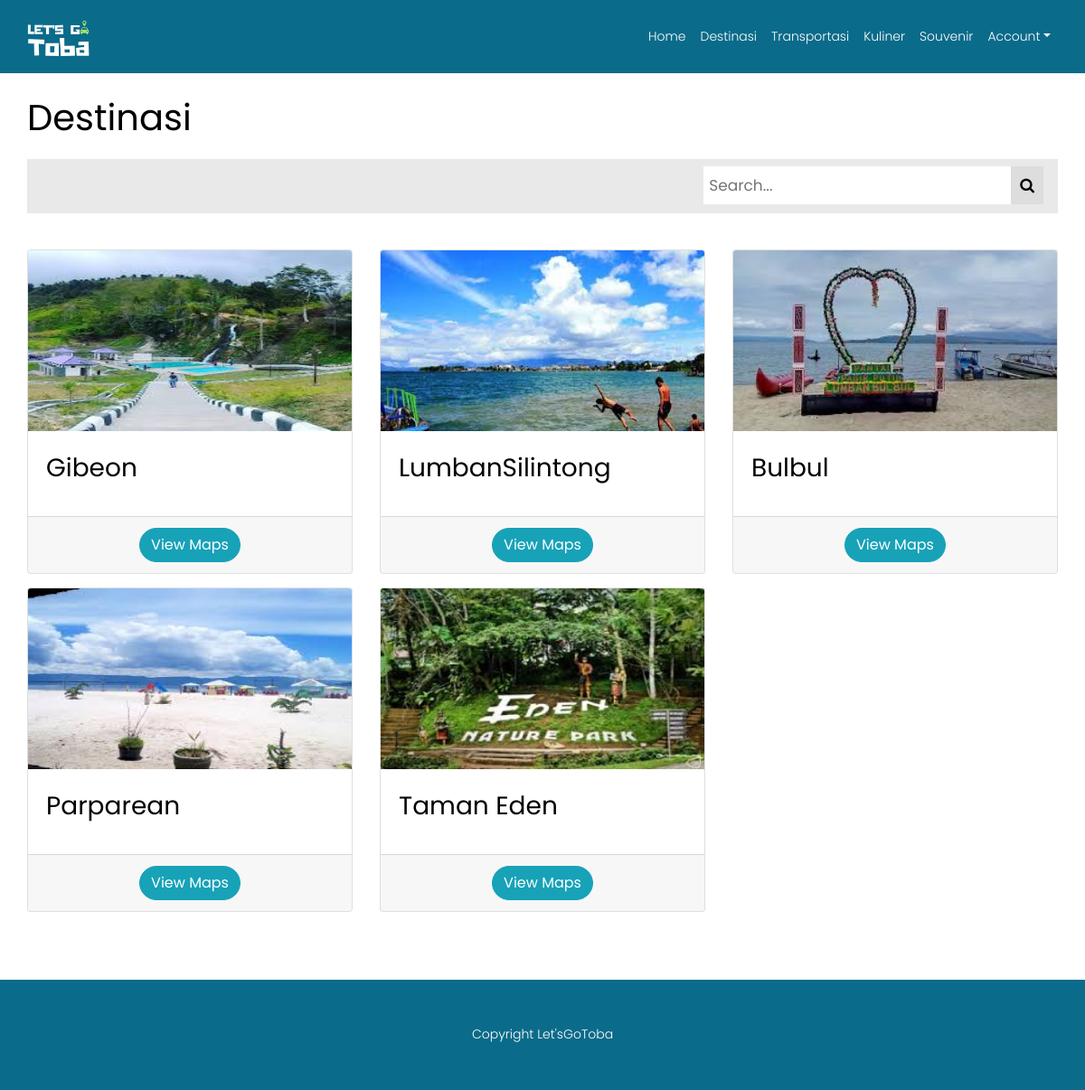
Screenshot of /tobasa.php with the database file from the repository.
### tables this page shows
CREATE TABLE `destinasi` (
  `id_destinasi` int(20) NOT NULL,
  `nama_destinasi` varchar(100) NOT NULL,
  `nama_kabupaten` varchar(100) NOT NULL,
  `foto_destinasi` varchar(200) NOT NULL,
  `map` varchar(500) NOT NULL,
  `deskripsi` varchar(1000) NOT NULL
);

### tobasa.php (the view, shortened to what this page needs)
<?php
$koneksi = mysqli_connect("localhost","root","","letsgotobasa");
?>
<!DOCTYPE html>
<html lang="en">
  <head>
    <link href="vendor/bootstrap/css/bootstrap.min.css" rel="stylesheet">
    <link rel="stylesheet" href="css/open-iconic-bootstrap.min.css">
    <link rel="stylesheet" href="css/animate.css">
    <link rel="stylesheet" href="css/owl.carousel.min.css">
    <link rel="stylesheet" href="css/owl.theme.default.min.css">
    <link rel="stylesheet" href="css/magnific-popup.css">
    <link rel="stylesheet" href="css/aos.css">
    <link rel="stylesheet" href="css/ionicons.min.css">
    <link rel="stylesheet" href="css/bootstrap-datepicker.css">
    <link rel="stylesheet" href="css/jquery.timepicker.css">
    <link rel="stylesheet" href="fa/css/font-awesome.min.css">
    <link rel="stylesheet" href="css/flaticon.css">
    <link rel="stylesheet" href="css/icomoon.css">
    <link rel="stylesheet" href="css/style.css">
    <link rel="stylesheet" type="text/css" href="css/csss/style.css">
  </head>
  <body>
    <?php include 'menu.php'; ?>
    <div class="container ftco-animate">
   <br>
   <br>
   <br>
  <h1 class="mt-4 mb-3">Destinasi
      </h1>
<div class="topnav" align="right">
       <form action="" method="post">
        <div class="search-container">
        <input type="text" name="inputan_pencarian" placeholder="Search..." />
      <button type="submit" name="cari"><i class="fa fa-search"></i></button>
      </form>
</div>
</div>
<br>
       <div class="row">
        <?php
        $inputan_pencarian = @$_POST['inputan_pencarian'];
        if (isset($_POST["cari"])) {
          if ($inputan_pencarian != "") {
        $ambil = $koneksi->query("SELECT * FROM destinasi WHERE nama_destinasi LIKE '%$inputan_pencarian%'");
      }else {
        $ambil = $koneksi->query("SELECT * FROM destinasi WHERE nama_kabupaten LIKE 'tobasa'");
      }
        } else {
          $ambil = $koneksi->query("SELECT * FROM destinasi WHERE nama_kabupaten LIKE 'tobasa'");
        }
        $cek = mysqli_num_rows($ambil);
        if ($cek < 1){
          ?>
          <tr>
            <td><h2>Maaf, destinasi tidak ditemukan</h2></td>
          </tr>
          <br>
          <br>
          <br>
          <br>
          <br>
          <br>
          <br>
          <br>
          <br>
          <br>
          <br>
          <br>
          <br>
          <br>
          <br>
          <?php
        } else{
       while($destinasi = $ambil->fetch_assoc())  {  ?>
        <div class="col-lg-4 col-sm-6 portfolio-item ftco-animate" style="padding-top: 15px">
          <div class="card h-100 ftco-animate">
            <img class="card-img-top" style="" height="200" src="foto_destinasi/tobasamosir/<?php echo $destinasi['foto_destinasi']; ?>" alt=""></a>
            <div class="card-body">
              <h3 class="card-title">
              <a><?php echo $destinasi['nama_destinasi'];?></a></h3>
            </div>
            <div class="card-footer">
              <center><a href="<?php echo $destinasi['map']; ?>" class="btn btn-info">View Maps</a>
            </div>
          </div>
        </div>
        <?php
      }
      }
        ?>
      </div>
  <br>
        <br>
        <br>
    <footer class="py-5 navbar-dark">
      <div class="container">
        <p class="m-0 text-center text-white">Copyright Let'sGoToba</p>
      </div>
    </footer>
  </body>
</html>

### css/csss/style.css (style rules this page uses)
.topnav { overflow: hidden; background-color: #e9e9e9; height: 60px; }
.topnav .search-container { float: right; }
.topnav input[type=text] { padding: 6px; margin-top: 8px; font-size: 17px; border: none; }
.topnav .search-container button { float: right; padding: 6px 10px; margin-top: 8px; margin-right: 16px; background: #ddd; font-size: 17px; border: none; cursor: pointer; }

### tobasa.php (style rules this page uses)
.container { width: 100%; padding-right: 0px; padding-left: 0px; margin-right: auto; margin-left: auto; }
@media (min-width: 576px) { .container { max-width: 540px; } }
@media (min-width: 768px) { .container { max-width: 720px; } }
@media (min-width: 992px) { .container { max-width: 960px; } }
@media (min-width: 1200px) { .container { max-width: 1140px; } }

### menu.php (style rules this page uses)
.navbar-dark { background-color: #0B6B8A; }

### rows the page displays
destinasi: foto_destinasi (picture), nama_destinasi "Gibeon"
destinasi: foto_destinasi (picture), nama_destinasi "LumbanSilintong"
destinasi: foto_destinasi (picture), nama_destinasi "Bulbul"
destinasi: foto_destinasi (picture), nama_destinasi "Parparean"
destinasi: foto_destinasi (picture), nama_destinasi "Taman Eden"
